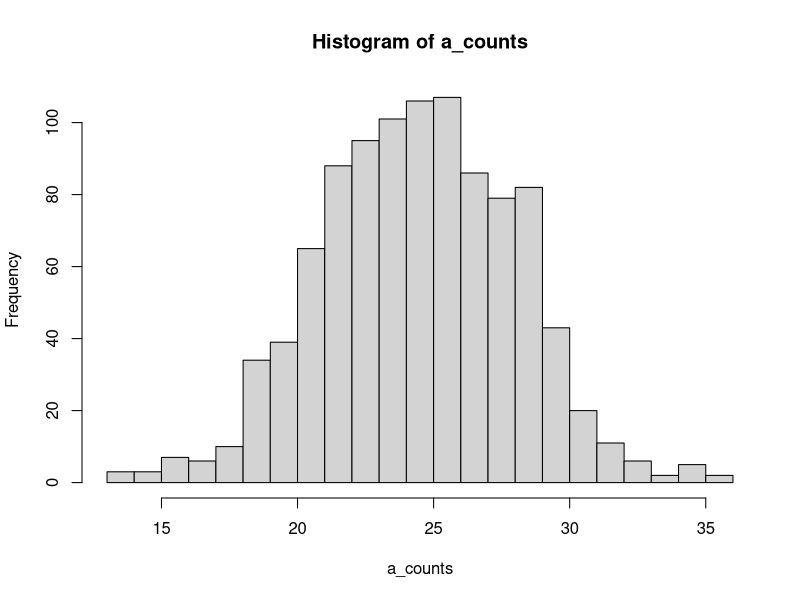
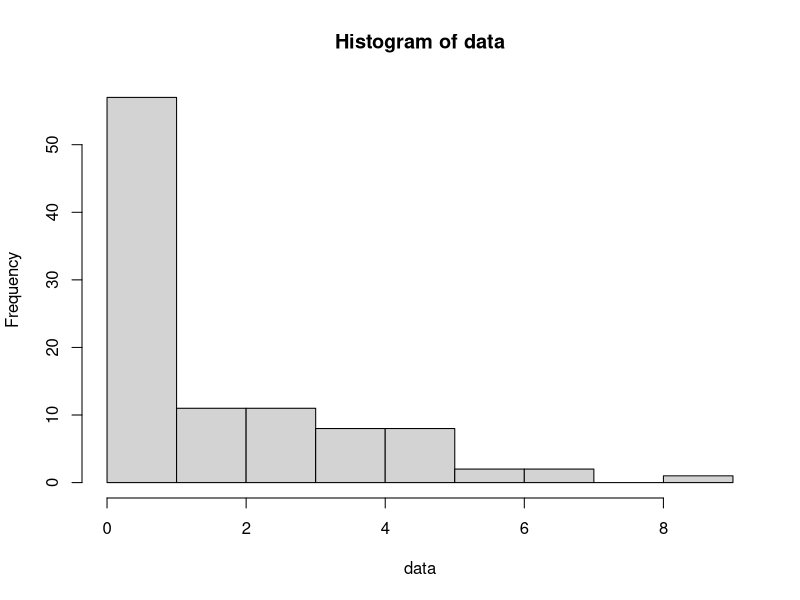

These charts were generated, in order, by the following R code:
## ---- chunk 1
deck <- c(rep('a',50),rep('b',35),rep('c',15))
## ---- chunk 2
table(sample(deck,1000,replace=TRUE))
## ---- chunk 3
draw_sample <- function(n) {
  my_sample <- sample(deck,n,replace=TRUE)
  return(length(which(my_sample=='a')))
}
## ---- chunk 4
a_counts <- sapply(rep(50,1000),draw_sample)
hist(a_counts,breaks=30)
## ---- chunk 5
length(which(a_counts>30))/length(a_counts)
## ---- chunk 6
length(which(a_counts<= 16))/length(a_counts)
## ---- chunk 7
# sum(dbinom(0:6,70,0.15))
pbinom(6,70,0.15)
## ---- chunk 8
0.15*70
# mean(rbinom(1000,70,0.15))
## ---- chunk 9
sample_size <- 59
data <- rbinom(10000,sample_size,0.15)
# length(which(data>= 5))/length(data)
## ---- chunk 10
pgeom(5,0.15)
## ---- chunk 11
1 - pgeom(20,0.15)
## ---- chunk 12
0.75*0.15/(0.75*0.15 + 0.05*0.85)
## ---- chunk 13
dpois(3,2.6)
## ---- chunk 14
1 - ppois(2,2.6)
## ---- chunk 15
ZIP_sample <- function(n,a,lambda) {
  # Create a vector of 0's of length n, store in sample_data
  sample_data <- rep(0,n)
  for (i in 1:n) {
    zero_decider <- runif(1)
    if (zero_decider > a) {
      # generate a Poisson sample, length 1, store in x
      x <- rpois(1,lambda)
      sample_data[i] <- x
    }
  }
  # Now return sample_data
  return(sample_data)
}
## ---- chunk 16
data <- ZIP_sample(100,0.4,3)
hist(data,breaks=8)
## ---- chunk 17
mean(data)
sd(data)
## ---- chunk 18
pdata <- rpois(1000,3)
mean(pdata)
sd(pdata)
